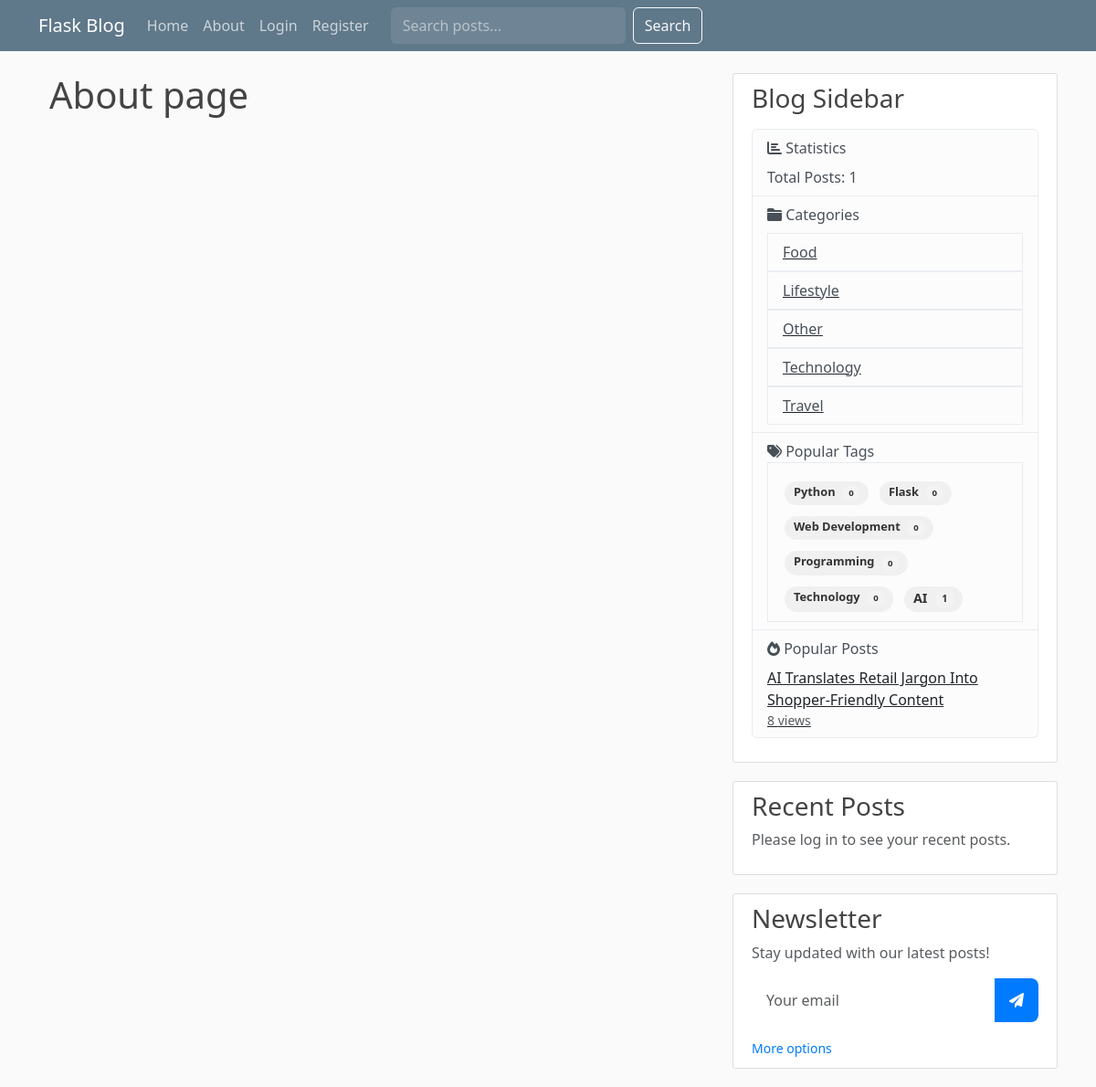
/about, run on the app's committed database.
### flaskblog.py (models this page shows, shortened)
class Category(db.Model):
    id = db.Column(db.Integer, primary_key=True)
    name = db.Column(db.String(50), unique=True, nullable=False)
    description = db.Column(db.String(200))
    slug = db.Column(db.String(50), unique=True)

class Tag(db.Model):
    id = db.Column(db.Integer, primary_key=True)
    name = db.Column(db.String(50), unique=True, nullable=False)
    description = db.Column(db.String(200))
    slug = db.Column(db.String(50), unique=True)
    posts = db.relationship('Post', secondary=post_tags, backref=db.backref('tags', lazy='dynamic'))

class Post(db.Model):
    id = db.Column(db.Integer, primary_key=True)
    title = db.Column(db.String(100), nullable=False)
    date_posted = db.Column(db.DateTime, nullable=False, default=datetime.utcnow)
    content = db.Column(db.Text, nullable=False)
    image_file = db.Column(db.String(20), nullable=True)
    user_id = db.Column(db.Integer, db.ForeignKey('user.id'), nullable=False)
    category_id = db.Column(db.Integer, db.ForeignKey('category.id'), nullable=True)
    category = db.relationship('Category', backref=db.backref('posts', lazy=True))
    views = db.Column(db.Integer, default=0)
    status = db.Column(db.String(20), default='published')  # published, draft, scheduled
    publish_date = db.Column(db.DateTime)
    likes = db.relationship('Like', backref='post', lazy=True)
    comments = db.relationship('Comment', back_populates='post', lazy=True)

### flaskblog.py (the view)
@app.route("/about")
def about():
    return render_template('about.html', title="About", **get_sidebar_data())

### flaskblog.py (called while the page is built)
@app.context_processor
def inject_csrf_token():
    return dict(csrf_token=lambda: generate_csrf())

### templates/about.html
{% extends "layout.html" %}
{% block content %}
<div class="container">
    <h1>About page</h1>
</div>
{% endblock content %}

### templates/layout.html (shortened to what this page needs)
<!doctype html>
<html lang="en">
  <head>
    <link href="https://cdn.jsdelivr.net/npm/bootstrap@5.3.2/dist/css/bootstrap.min.css" rel="stylesheet">
    <link rel="stylesheet" href="https://cdnjs.cloudflare.com/ajax/libs/font-awesome/6.0.0/css/all.min.css">
    <link rel="stylesheet" type="text/css" href="{{ url_for('static', filename='main.css') }}">
  </head>
<body>
    <header class="site-header">
      <nav class="navbar navbar-expand-md navbar-dark bg-steel fixed-top">
        <div class="container">
          <a class="navbar-brand mr-4" href="{{ url_for('home') }}">Flask Blog</a>
          <div class="collapse navbar-collapse" id="navbarToggle">
            <div class="navbar-nav mr-auto">
              <a class="nav-item nav-link" href="{{ url_for('home') }}">Home</a>
              <a class="nav-item nav-link" href="{{ url_for('about') }}">About</a>
            </div>
            <div class="navbar-nav">
              {% if current_user.is_authenticated %}
                {% if current_user.is_admin %}
                  <a class="nav-item nav-link" href="{{ url_for('admin.index') }}">Admin</a>
                {% endif %}
                <a class="nav-item nav-link" href="{{ url_for('account') }}">Account</a>
                <a class="nav-item nav-link position-relative" href="{{ url_for('notifications') }}">
                    <i class="fas fa-bell"></i>
                    <span class="position-absolute top-0 start-100 translate-middle badge rounded-pill bg-danger notification-count" style="display: none;">
                        0
                    </span>
                </a>
                <a class="nav-item nav-link" href="{{ url_for('logout') }}">Logout</a>
              {% else %}
                <a class="nav-item nav-link" href="{{ url_for('login') }}">Login</a>
                <a class="nav-item nav-link" href="{{ url_for('register') }}">Register</a>
              {% endif %}
              <form class="d-flex ms-3" action="{{ url_for('search') }}" method="get">
                <input class="form-control me-2" type="search" placeholder="Search posts..." name="q" aria-label="Search">
                <button class="btn btn-outline-light" type="submit">Search</button>
              </form>
            </div>
          </div>
        </div>
      </nav>
    </header>
    <main role="main" class="container">
      <div class="row">
        <div class="col-md-8">
          {% block content %}{% endblock %}
        </div>
        <div class="col-md-4">
          <div class="content-section">
            <h3>Blog Sidebar</h3>
            <p class='text-muted'>
                <ul class="list-group">
                    <li class="list-group-item list-group-item-light">
                        <i class="fas fa-chart-bar"></i> Statistics
                        <ul class="list-unstyled mt-2">
                            <li>Total Posts: {{ total_posts }}</li>
                        </ul>
                    </li>
                    <li class="list-group-item list-group-item-light">
                        <i class="fas fa-folder"></i> Categories
                        <ul class="list-group mt-2">
                            {% for category in categories %}
                              <a href="{{ url_for('category_posts', category_id=category.id) }}" class="text-dark">
                                <li class="list-group-item list-group-item-light"> {{ category.name }}</li>
                              </a>
                            {% endfor %}
                        </ul>
                    </li>
                    <li class="list-group-item list-group-item-light">
                        <i class="fas fa-tags"></i> Popular Tags
                        <div class="list-group-item">
                          <div class="tag-cloud">
                            {% for tag in tags %}
                            <a href="{{ url_for('tag_posts', tag_name=tag.name) }}"
                               class="tag-cloud-item badge badge-secondary"
                               style="font-size: {{ 0.8 + tag.posts|length * 0.1 }}rem">
                              {{ tag.name }}
                              <span class="badge badge-light">{{ tag.posts|length }}</span>
                            </a>
                            {% endfor %}
                          </div>
                        </div>
                    </li>
                    <li class="list-group-item list-group-item-light">
                        <i class="fas fa-fire"></i> Popular Posts
                        <ul class="list-unstyled mt-2">
                            {% for post in popular_posts %}
                                <li>
                                    <a href="{{ url_for('post', post_id=post.id) }}" class="text-dark">
                                        {{ post.title }}
                                        <small class="text-muted d-block">{{ post.views }} views</small>
                                    </a>
                                </li>
                            {% endfor %}
                        </ul>
                    </li>
                </ul>
            </p>
          </div>
          <div class="content-section">
            <h3>Recent Posts</h3>
            {% if current_user.is_authenticated %}
              <p class='text-muted'>Here are your recent posts: <span class="badge bg-info rounded-pill">{{ user_post_count }}</span></p>
              <ul class="list-group">
                {% for post in current_user.posts[:3] %}
                  <li class="list-group-item list-group-item-light">
                    <a href="{{ url_for('post', post_id=post.id) }}" class="article-title">{{ post.title }}</a>
                    <small class="text-muted">{{ post.date_posted.strftime('%Y-%m-%d') }}</small>
                  </li>
                {% else %}
                  <li class="list-group-item list-group-item-light">No posts yet</li>
                {% endfor %}
              </ul>
            {% else %}
              <p class='text-muted'>Please log in to see your recent posts.</p>
            {% endif %}
          </div>
          <div class="content-section">
            <h3>Newsletter</h3>
            <p class='text-muted'>Stay updated with our latest posts!</p>
            <form action="{{ url_for('subscribe_newsletter') }}" method="post" class="newsletter-form">
              <div class="input-group mb-3">
                <input type="email" name="email" class="form-control" placeholder="Your email" required>
                <button class="btn btn-outline-secondary" type="submit">
                  <i class="fas fa-paper-plane"></i>
                </button>
              </div>
              <small class="text-muted">
                <a href="{{ url_for('subscribe_newsletter') }}">More options</a>
              </small>
            </form>
          </div>
        </div>
      </div>
    </main>
</body>
</html>

### static/main.css (style rules this page uses)
body { background: #fafafa; color: #333333; margin-top: 5rem; }
h1, h2, h3, h4, h5, h6 { color: #444444; }
.bg-steel { background-color: #5f788a; }
.site-header .navbar-nav .nav-link { color: #cbd5db; }
.content-section { background: #ffffff; padding: 10px 20px; border: 1px solid #dddddd; border-radius: 3px; margin-bottom: 20px; }
.tag-cloud { display: flex; flex-wrap: wrap; gap: 8px; margin-top: 10px; }
.tag-cloud-item { display: inline-block; padding: 5px 10px; margin: 2px; border-radius: 20px; background-color: #f0f0f0; color: #333; text-decoration: none; transition: all 0.3s ease; font-size: 0.9rem; }
.tag-cloud-item .badge { margin-left: 5px; background-color: rgba(255, 255, 255, 0.2); color: inherit; }
.navbar .form-control { background-color: rgba(255, 255, 255, 0.1); border-color: rgba(255, 255, 255, 0.1); color: #fff; }
.navbar .form-control::placeholder { color: rgba(255, 255, 255, 0.5); }
.newsletter-form .input-group { background: rgba(255, 255, 255, 0.1); border-radius: 0.5rem; overflow: hidden; }
.newsletter-form .form-control { background: transparent; border: none; color: #333; padding: 0.75rem 1rem; }
.newsletter-form .btn { border: none; padding: 0.75rem 1rem; background: #007bff; color: white; transition: all 0.3s ease; }
.newsletter-form small a { color: #007bff; text-decoration: none; transition: color 0.3s ease; }

### data on the page
Category: name "Food"
Category: name "Lifestyle"
Category: name "Other"
Category: name "Technology"
Category: name "Travel"
Tag: name "Python", posts|length "0"
Tag: name "Flask", posts|length "0"
Tag: name "Web Development", posts|length "0"
Tag: name "Programming", posts|length "0"
Tag: name "Technology", posts|length "0"
Tag: name "AI", posts|length "1"
Post: title "AI Translates Retail Jargon Into Shopper-Friendly Content", views "8"

### other printed values
{{ total_posts }} "1"
